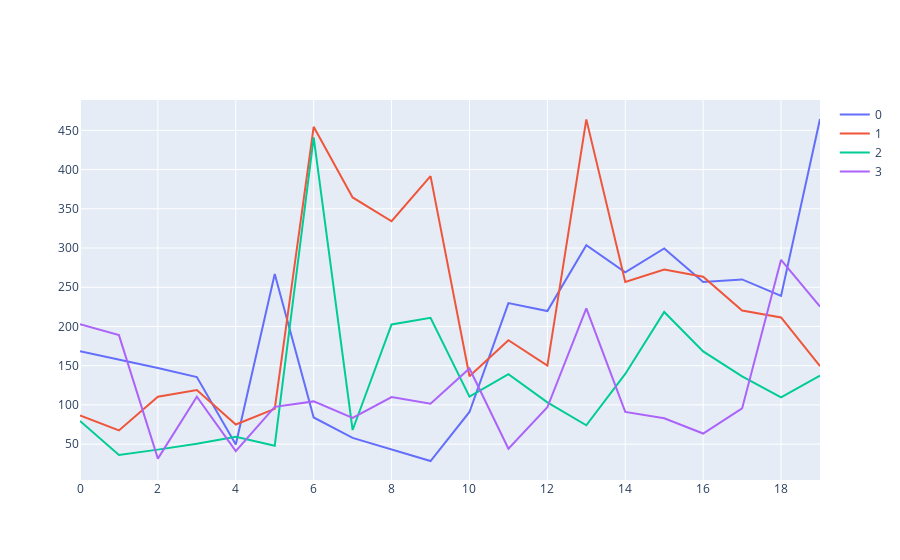

The notebook cell saved with this chart:
### Code cell
fig = go.Figure()

for x in range(4):
    values = top_10[x:x+1].step_history.values.tolist()

    out = []
    for idx, y in enumerate(values[0]):
        out.append({'value': y})

    data = pd.DataFrame(out)

    fig.add_trace(go.Scatter(y=data['value'],
                             mode='lines',
                             name=x))
    continue
fig.show()


#fig = px.line(top_10, y='value', title='Nje')
#fig.show()

### Figure 1 — Plotly figure (JSON) as saved in the notebook; plotly's stock layout.template omitted (floating-point values rounded to 4 significant figures)
{"data": [{"mode": "lines", "name": "0", "type": "scatter", "y": [168.5, 158.0, 147.0, 135.5, 49.5, 267.0, 84.0, 58.0, 43.5, 28.5, 91.0, 229.8, 219.7, 303.5, 269.0, 299.5, 256.8, 260.0, 238.9, 464.5]}, {"mode": "lines", "name": "1", "type": "scatter", "y": [86.5, 67.5, 110.5, 119.0, 75.0, 95.0, 454.5, 364.5, 334.2, 391.6, 136.5, 182.5, 150.0, 464.0, 256.8, 272.5, 263.5, 220.4, 211.5, 149.5]}, {"mode": "lines", "name": "2", "type": "scatter", "y": [79.5, 36.25, 43.0, 50.5, 59.5, 48.0, 441.0, 68.0, 202.5, 211.0, 110.5, 139.2, 103.3, 74.0, 139.5, 218.5, 168.2, 136.3, 109.5, 137.5]}, {"mode": "lines", "name": "3", "type": "scatter", "y": [203.0, 189.0, 31.5, 110.5, 41.0, 97.5, 104.5, 83.5, 110.0, 101.5, 146.5, 44.25, 97.0, 223.0, 91.0, 83.0, 63.5, 95.5, 285.0, 225.2]}], "layout": {}}
